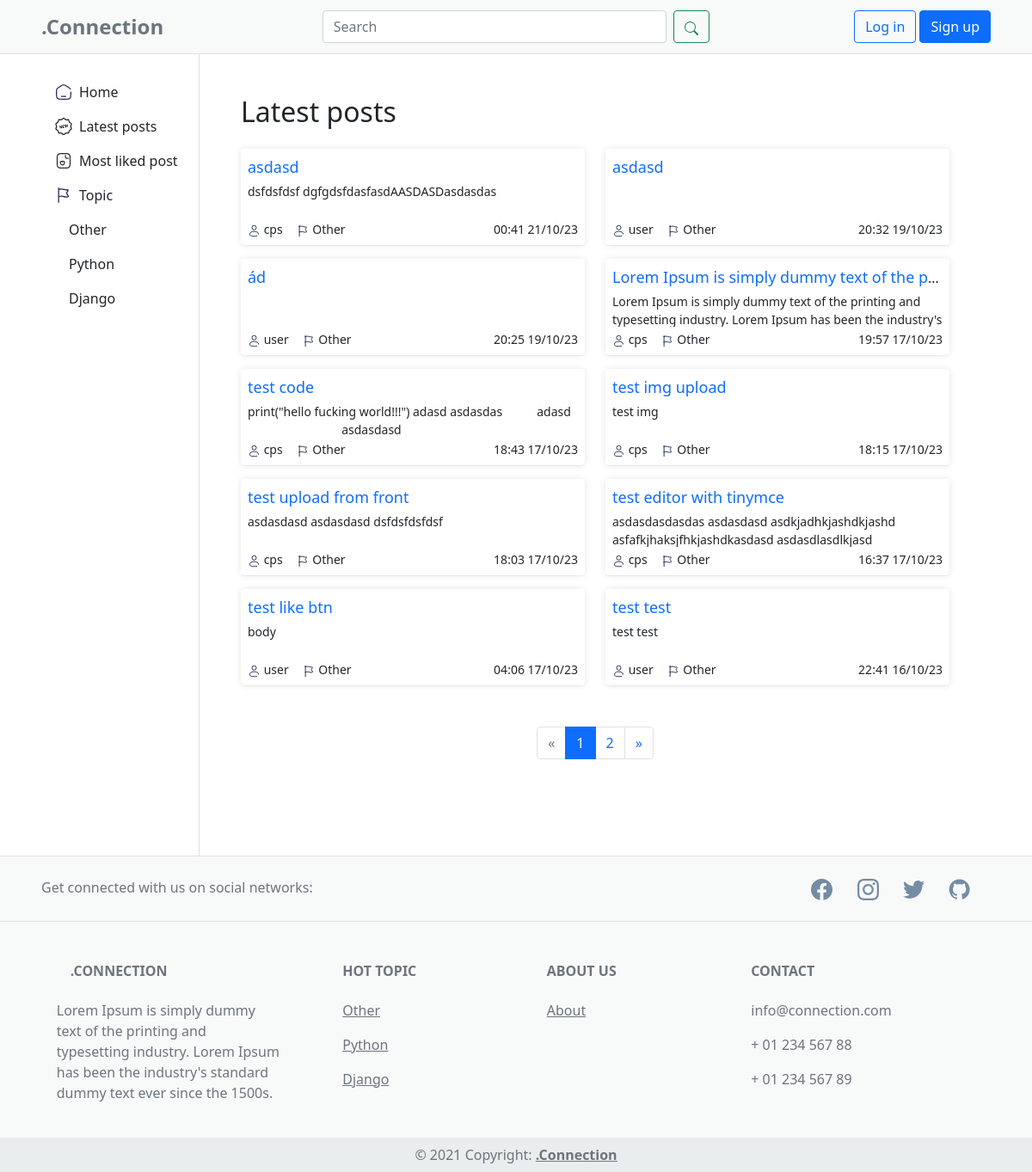
Page /latest_posts/ on the earlier database version.
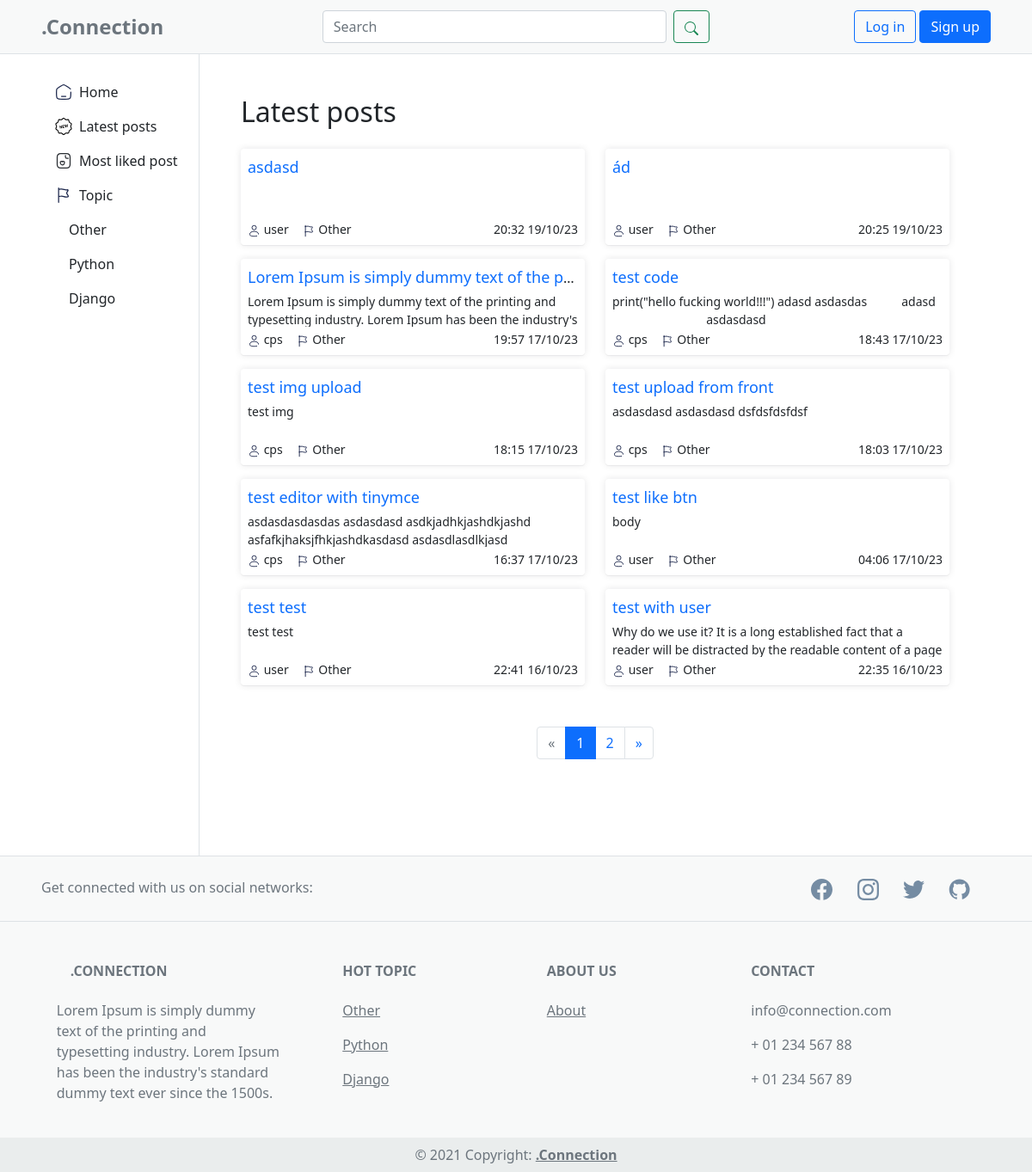
Same page on the later database version.
### app/models.py (models this page shows, shortened)
class Topic(models.Model):
    name = models.CharField(max_length=100)
    def __str__(self):
        return self.name

class Post(models.Model):
    title = models.CharField(max_length=200)
    content = HTMLField()
    user = models.ForeignKey(User, on_delete=models.CASCADE, default=None)
    likes = models.ManyToManyField(User, related_name='liked_posts')
    pub_date = models.DateTimeField(auto_now_add=True)
    topic = models.ForeignKey(Topic, on_delete=models.CASCADE, default=1)

### app/views.py (the view)
# urls.py: path('latest_posts/', views.ListPostByTime.as_view(), name='latest_posts'),
class ListPostByTime(ListView):
    model = Post
    template_name = 'app/list_post_time.html'
    context_object_name = 'list_post_time'
    paginate_by = 10
    def get_queryset(self):
        return Post.objects.order_by('-pub_date')
    def get_context_data(self, **kwargs):
        context = super().get_context_data(**kwargs)
        paginator = context['paginator']
        page = self.request.GET.get('page')
        try:
            posts = paginator.get_page(page)
        except EmptyPage:
            posts = paginator.get_page(1)
        current_page = posts.number
        total_pages = paginator.num_pages
        if total_pages <= 5:
            page_range = range(1, total_pages + 1)
        elif current_page <= 3:
            page_range = range(1, 6)
        elif current_page >= total_pages - 2:
            page_range = range(total_pages - 4, total_pages + 1)
        else:
            page_range = range(current_page - 2, current_page + 3)
        context['page_range'] = page_range
        return context

### app/context_processors.py (called while the page is built)
def topics(request):
    topics = Topic.objects.all()
    return {'topics': topics}

### templates/app/list_post_time.html (shortened to what this page needs)
{% extends "components/base.html"%}
{% load static %}
{% block extrastyles %}
<link rel="stylesheet" type="text/css" href="{% static 'css/app.css' %}" />
{% endblock extrastyles %}
{% block content %}
<h2>Latest posts</h2>
<div class="main-body-posts">
  <div class="row">
    {% for post in list_post_time %}
    <div class="col-xl-6">
      <div class="rounded p-2 mt-3 post-card">
        <div class="text-truncate mb-1">
          <a class="text-decoration-none text-md" href="{% url 'post' id=post.id %}">{{ post.title }}</a>
        </div>
        <div>
          <p class="m-0 text-truncate text-sm text-wrap post-content">
            {{ post.content|striptags }}
          </p>
          <div class="m-0 mt-1 text-sm d-flex justify-content-between">
            <div class="d-flex gap-3">
              <div>
                <span>{{post.user}}</span>
              </div>
              <div>
                <span>{{post.topic}}</span>
              </div>
            </div>
            <span>{{post.pub_date|date:"H:i d/m/y" }}</span>
          </div>
        </div>
      </div>
    </div>
    {% endfor %}
  </div>
</div>
<nav class="d-flex justify-content-center mt-5" aria-label="Pagination">
  <ul class="pagination">
    {% if page_obj.has_previous %}
    <li class="page-item"><a class="page-link" href="?page={{ page_obj.previous_page_number }}">&laquo;</a></li>
    {% else %}
    <li class="page-item disabled"><span class="page-link">&laquo;</span></li>
    {% endif %}
    {% for i in page_range %}
    {% if page_obj.number == i %}
    <li class="page-item active"><span class="page-link">{{ i }} </span></li>
    {% elif i == page_range.0 or i == page_range.1 or i == page_range|last %}
    <li class="page-item"><a class="page-link" href="?page={{ i }}">{{ i }}</a></li>
    {% endif %}
    {% endfor %}
    {% if page_obj.has_next %}
    <li class="page-item"><a class="page-link" href="?page={{ page_obj.next_page_number }}">&raquo;</a></li>
    {% else %}
    <li class="page-item disabled"><span class="page-link">&raquo;</span></li>
    {% endif %}
  </ul>
</nav>
{% endblock content %}

### templates/components/side.html (shortened to what this page needs)
<div class="col-2 d-none d-lg-block border-end px-0">
  <div class="d-flex flex-column align-items-center align-items-sm-start px-3 pt-2 text-white">
    <ul class="nav nav-pills flex-column mb-sm-auto mb-0 mt-3 align-items-center align-items-sm-start" id="menu">
      <li class="nav-item">
        <a href="{% url "index" %}" class="nav-link align-middle px-0 d-flex align-items-center gap-1">
          <span class="ms-1 d-none d-sm-inline text-dark side-ele">
            Home
          </span>
        </a>
      </li>
      <li>
        <a href="{% url "latest_posts" %}" class="nav-link px-0 align-middle d-flex align-items-center gap-1">
          <span class="ms-1 d-none d-sm-inline text-dark side-ele">Latest posts</span></a>
      </li>
      <li>
        <a href="{% url "most_liked_posts" %}" class="nav-link px-0 align-middle d-flex align-items-center gap-1">
          <span class="ms-1 d-none d-sm-inline text-dark side-ele">Most liked post</span></a>
      </li>
      <li>
        <a href="#submenu1" data-bs-toggle="collapse" class="nav-link px-0 align-middle d-flex align-items-center gap-1">
          <span class="ms-1 d-none d-sm-inline text-dark side-ele">Topic </span>
        </a>
        <ul class="collapse show nav flex-column ms-xxl-5 ms-3" id="submenu1" data-bs-parent="#menu">
          {% for topic in topics %}
          <li class="">
            <a href="{% url "post_by_topic" topic.id %}" class="nav-link px-0">
              <span class="d-none d-sm-inline text-dark side-ele">{{topic}}</span>
            </a>
          </li>
          {% endfor %}
        </ul>
      </li>
    </ul>
  </div>
</div>

### templates/components/footer.html (shortened to what this page needs)
<footer class="text-center text-lg-start footer text-muted">
  <section class="d-flex justify-content-center justify-content-lg-between p-4 px-5 border-bottom">
    <div class="me-5 d-none d-lg-block">
      <span>Get connected with us on social networks:</span>
    </div>
    <div>
      <a href="#" class="me-4 link-secondary text-decoration-none">
      </a>
      <a href="#" class="me-4 link-secondary text-decoration-none">
      </a>
      <a href="#" class="me-4 link-secondary text-decoration-none">
      </a>
      <a href="#" class="me-4 link-secondary text-decoration-none">
      </a>
    </div>
  </section>
  <section class="">
    <div class="container text-center text-md-start mt-5">
      <div class="row mt-3">
        <div class="col-md-3 col-lg-4 col-xl-3 mx-auto mb-4">
          <h6 class="text-uppercase fw-bold mb-4">
            .Connection
          </h6>
          <p>
            Lorem Ipsum is simply dummy text of the printing and typesetting industry. Lorem Ipsum has been the
            industry's standard dummy text ever since the 1500s.
          </p>
        </div>
        <div class="col-md-2 col-lg-2 col-xl-2 mx-auto mb-4">
          <h6 class="text-uppercase fw-bold mb-4">Hot Topic</h6>
          {% for topic in topics %}
          <p>
            <a href="{% url "post_by_topic" topic.id %}" class="text-reset">{{topic}}</a>
          </p>
          {% endfor %}
        </div>
        <div class="col-md-3 col-lg-2 col-xl-2 mx-auto mb-4">
          <h6 class="text-uppercase fw-bold mb-4">About us</h6>
          <p>
            <a href="#!" class="text-reset">About</a>
          </p>
        </div>
        <div class="col-md-4 col-lg-3 col-xl-3 mx-auto mb-md-0 mb-4">
          <h6 class="text-uppercase fw-bold mb-4">Contact</h6>
          <p>
            info@connection.com
          </p>
          <p>
            + 01 234 567 88
          </p>
          <p>
            + 01 234 567 89
          </p>
        </div>
      </div>
    </div>
  </section>
  <div class="text-center p-2" style="background-color: #EAEDED">
    © 2021 Copyright:
    <a class="text-reset fw-bold" href="#">.Connection</a>
  </div>
</footer>

Differences in the rows shown:
removed Post: title "asdasd", content "dsfdsfdsf dgfgdsfdasfasdAASDASDasdasdas", user "cps", topic "Other", pub_date "00:41 21/10/23"
now on this page (row unchanged): Post: title "test with user", content "Why do we use it? It is a long established fact that a reader will be distracted by the readable content of a page…", user "user", topic "Other", pub_date "22:35 16/10/23"
